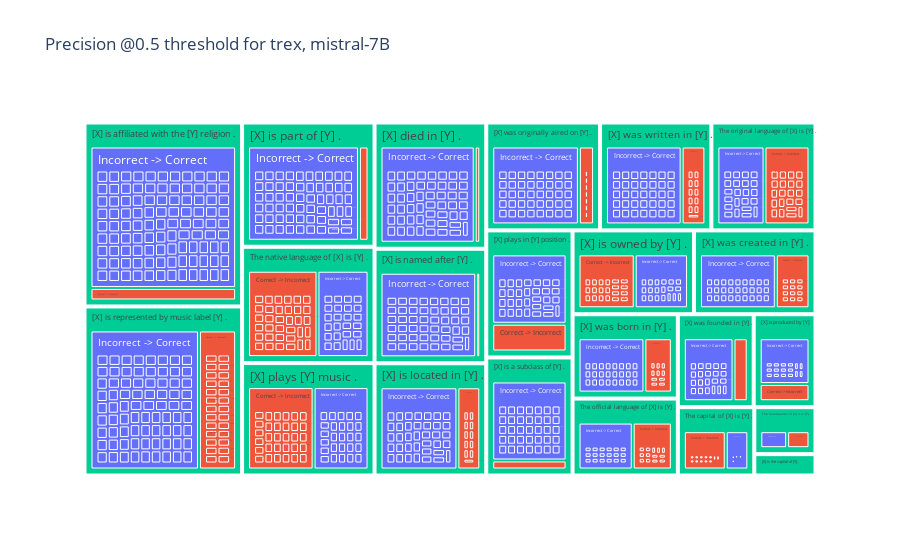

Notebook source saved alongside this figure:
### Code cell
# Precision @0.5 threshold for Dataset, Model and Paraphrases and subject: compare with and without n-shot demonstrations
# RISK / COVERAGE CURVE for GLOBAL Classification with moving threshold

threshold = 0.5

change_data = []
for t in range(len(all_run_names)):
    run_names = all_run_names[t]
    dataset_per_run = all_datasets_per_run[t]
    model_per_run = all_models_per_run[t]
    run_attributes = all_runs_attributes[t]    
    
    assert len(run_names) == 2 and len(dataset_per_run) == 2 and len(model_per_run) and len(run_attributes) ==2, f'Need 2 runs for comparison, got {len(run_names)} runs.'

    stats_s_all, stats_plot, data = find_differences_2_runs(run_names, dataset_per_run, model_per_run, run_attributes, BASE_PATH, threshold, metric='precision_selective_global')
    change_data.append(data)

    # plot same and different r,s,o for both runs 
    fig = px.treemap(stats_plot, path=['orig_relation_template', 'difference_str', 's, o'],  title=f'Precision @0.5 threshold for {dataset_per_run[0]}, {model_per_run[0]}',
                        color='category', hover_data=['sub_label', 'obj_label', 'argmax_o', 'old_argmax_o', 'sequence'] ) # value=...
    # fig.show()

    # plot the changes
    treemap_df = stats_plot[stats_plot['difference'] == 1]
    new_correct = treemap_df['new_correct'].to_list()
    treemap_df['new_correct_str'] = ['Incorrect -> Correct' if x == True else 'Correct -> Incorrect' for x in new_correct]

    fig = px.treemap(treemap_df, path=['orig_relation_template', 'new_correct_str', 's, o'],  title=f'Precision @0.5 threshold for {dataset_per_run[0]}, {model_per_run[0]}',
                        color='category', hover_data=['sub_label', 'obj_label', 'argmax_o', 'old_argmax_o', 'sequence'] ) # value=...
    fig.show()

### Figure 1 — Plotly figure (JSON) as saved in the notebook; plotly's stock layout.template omitted (floating-point values rounded to 4 significant figures; data arrays with more than 128 entries replaced by an {"elided": "..."} marker saying what was removed)
{"data": [{"branchvalues": "total", "customdata": {"elided": "1054x6 str values"}, "domain": {"x": [0, 1], "y": [0, 1]}, "hovertemplate": "labels=%{label}<br>count=%{value}<br>parent=%{parent}<br>id=%{id}<br>sub_label=%{customdata[0]}<br>obj_label=%{customdata[1]}<br>argmax_o=%{customdata[2]}<br>old_argmax_o=%{customdata[3]}<br>sequence=%{customdata[4]}<br>category=%{customdata[5]}<extra></extra>", "ids": {"elided": "1054 str values"}, "labels": {"elided": "1054 str values"}, "marker": {"colors": {"elided": "1054 str values"}}, "name": "", "parents": {"elided": "1054 str values"}, "type": "treemap", "values": {"elided": "1054 int values"}}], "layout": {"legend": {"tracegroupgap": 0}, "title": {"text": "Precision @0.5 threshold for trex, mistral-7B"}}}
